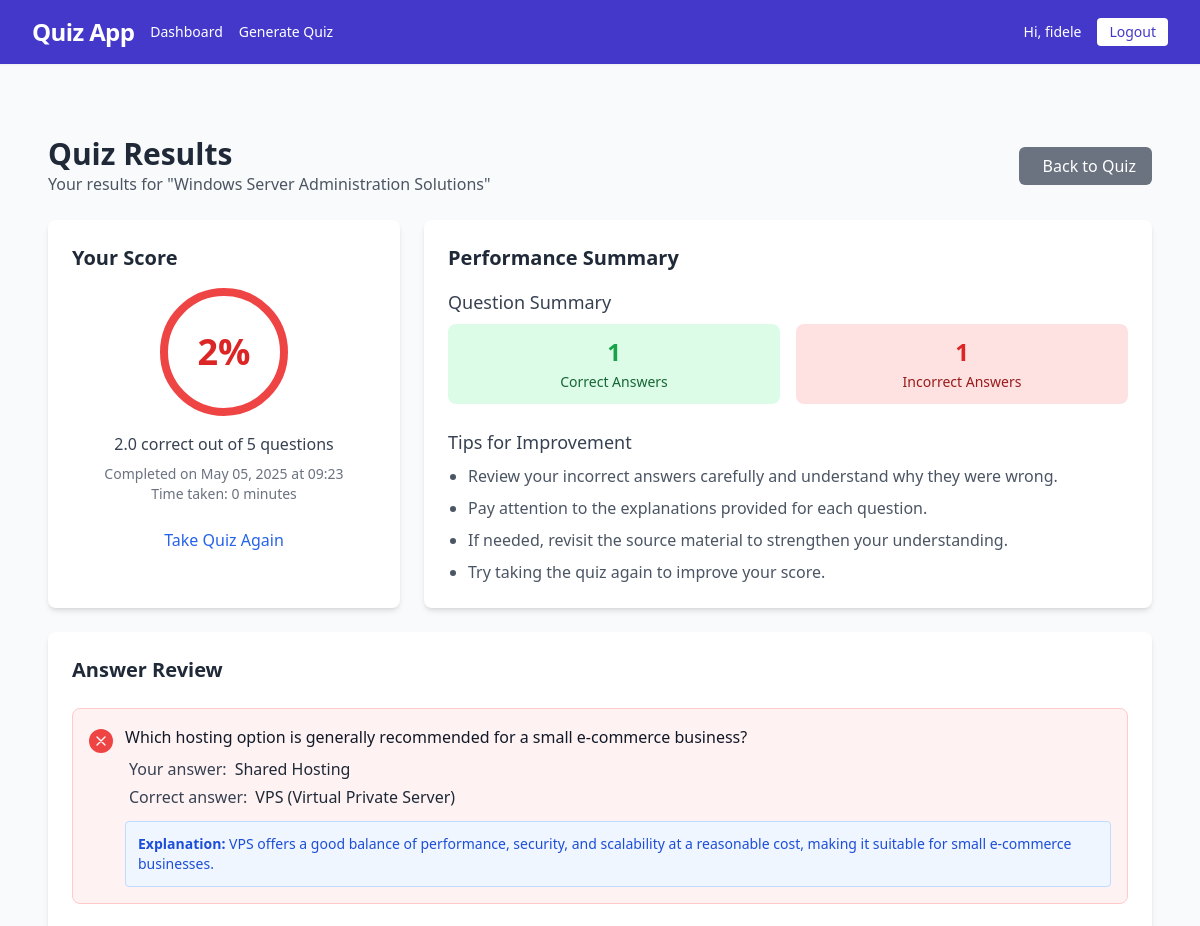
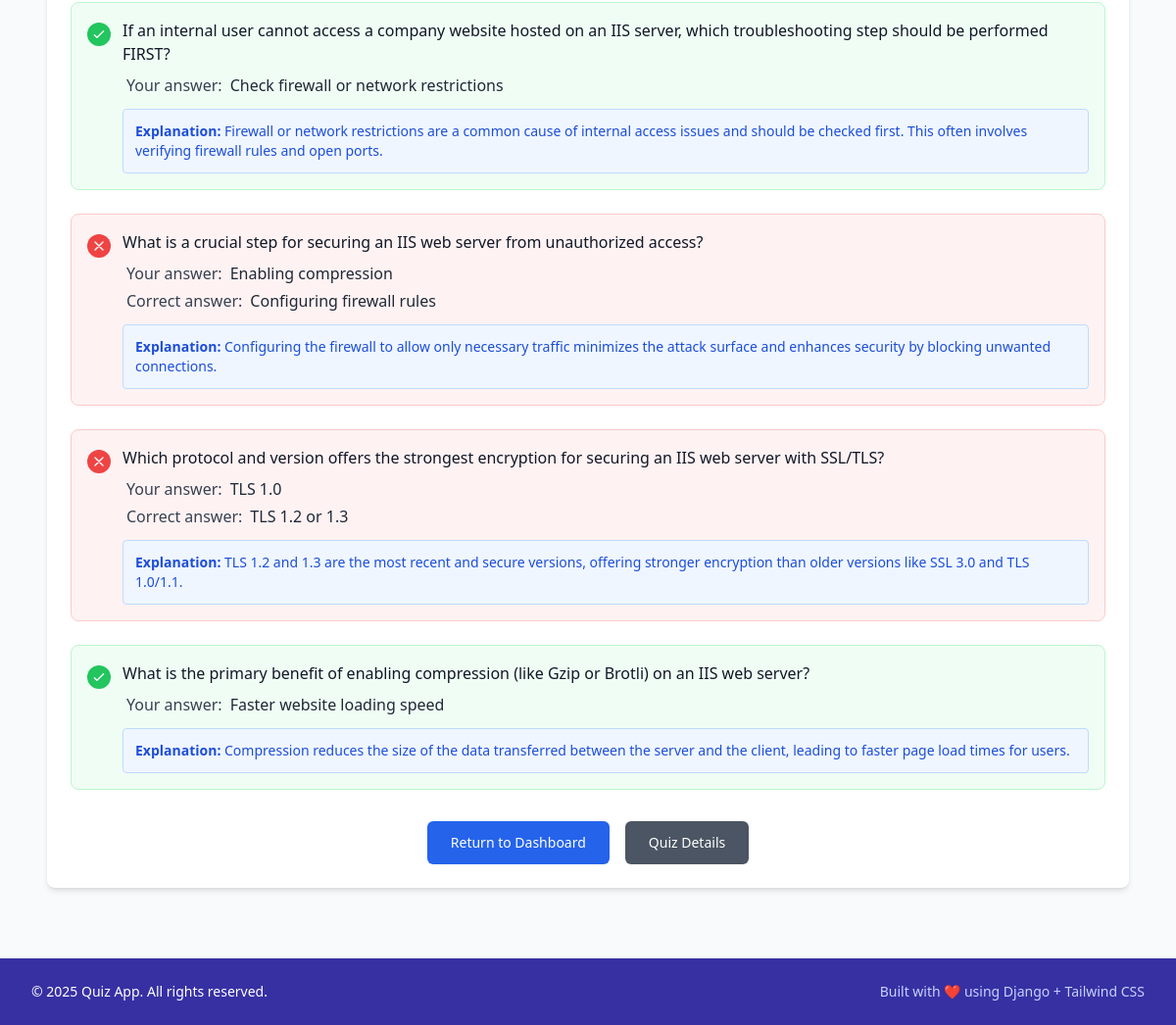
Page /quiz/attempt/1/results/ (signed in) on the committed database (2 pictures, top to bottom).
### quiz/models.py (models this page shows, shortened)
class QuizAttempt(models.Model):
    quiz = models.ForeignKey(Quiz, on_delete=models.CASCADE, related_name='attempts')
    user = models.ForeignKey(User, on_delete=models.CASCADE, related_name='quiz_attempts')
    start_time = models.DateTimeField(default=timezone.now)
    end_time = models.DateTimeField(null=True, blank=True)
    score = models.FloatField(default=0)
    max_score = models.IntegerField(default=0)

class Quiz(models.Model):
    title = models.CharField(max_length=200)
    description = models.TextField(blank=True)
    creator = models.ForeignKey(User, on_delete=models.CASCADE, related_name='created_quizzes')
    created_at = models.DateTimeField(auto_now_add=True)
    is_ai_generated = models.BooleanField(default=False)
    source_content = models.TextField(blank=True, help_text="Original content used for AI quiz generation")

class Answer(models.Model):
    attempt = models.ForeignKey(QuizAttempt, on_delete=models.CASCADE, related_name='answers')
    question = models.ForeignKey(Question, on_delete=models.CASCADE)
    selected_choice = models.ForeignKey(Choice, on_delete=models.CASCADE)
    is_correct = models.BooleanField(default=False)

class Question(models.Model):
    quiz = models.ForeignKey(Quiz, on_delete=models.CASCADE, related_name='questions')
    text = models.TextField()
    explanation = models.TextField(blank=True, help_text="Explanation of the correct answer")
    order = models.IntegerField(default=0)
    class Meta:
        ordering = ['order']

class Choice(models.Model):
    question = models.ForeignKey(Question, on_delete=models.CASCADE, related_name='choices')
    text = models.CharField(max_length=200)
    is_correct = models.BooleanField(default=False)

### quiz/views.py (the view)
# urls.py: path('attempt/<int:attempt_id>/results/', views.quiz_results, name='quiz_results'),
@login_required
def quiz_results(request, attempt_id):
    attempt = get_object_or_404(QuizAttempt, id=attempt_id)
    if attempt.user != request.user and attempt.quiz.creator != request.user:
        messages.error(request, "You don't have permission to view these results.")
        return redirect('dashboard')
    answers = Answer.objects.filter(attempt=attempt).select_related('question', 'selected_choice')
    feedback = None
    if attempt.quiz.is_ai_generated:
        user_responses = []
        for answer in answers:
            correct_choice = answer.question.choices.filter(is_correct=True).first()
            user_responses.append({
                'question_text': answer.question.text,
                'selected_choice_text': answer.selected_choice.text,
                'correct_choice_text': correct_choice.text if correct_choice else "No correct answer defined",
                'is_correct': answer.is_correct,
                'explanation': answer.question.explanation
            })
        feedback = generate_quiz_feedback(user_responses, None)
    context = {
        'attempt': attempt,
        'answers': answers,
        'feedback': feedback
    }
    return render(request, 'quiz/quiz_results.html', context)

### notifications/views.py (called while the page is built)
def notification_count(request):
    count = 0
    if request.user.is_authenticated:
        count = Notification.objects.filter(recipient=request.user, read=False).count()
    return {'notification_count': count}

### quiz/ai_utils.py (called while the page is built)
def init_gemini():
    api_key = settings.GEMINI_API_KEY
    genai.configure(api_key=api_key)
    return genai.GenerativeModel('gemini-1.5-pro')

### quiz/templates/quiz/quiz_results.html (shortened to what this page needs)
{% extends 'quiz/base.html' %}
{% block content %}
<div class="max-w-6xl mx-auto px-4 py-8">
    <div class="flex flex-col md:flex-row md:items-center md:justify-between mb-6">
        <div>
            <h1 class="text-3xl font-bold text-gray-800">Quiz Results</h1>
            <p class="text-gray-600">Your results for "{{ attempt.quiz.title }}"</p>
        </div>
        <div class="mt-4 md:mt-0 space-x-2">
            <a href="{% url 'quiz_detail' attempt.quiz.id %}" class="bg-gray-500 hover:bg-gray-600 text-white px-4 py-2 rounded-md">
                 Back to Quiz
            </a>
        </div>
    </div>
    <div class="grid grid-cols-1 md:grid-cols-3 gap-6 mb-6">
        <div class="bg-white rounded-lg shadow-md p-6">
            <h2 class="text-xl font-semibold text-gray-800 mb-4">Your Score</h2>
            <div class="flex justify-center">
                <div class="relative inline-flex">
                    {% with score_percentage=attempt.score|floatformat:0|default:0 %}
                    <div class="w-32 h-32 rounded-full border-8
                        {% if score_percentage >= 80 %}border-green-500
                        {% elif score_percentage >= 60 %}border-yellow-500
                        {% else %}border-red-500{% endif %}
                        flex items-center justify-center">
                        <span class="text-4xl font-bold
                            {% if score_percentage >= 80 %}text-green-600
                            {% elif score_percentage >= 60 %}text-yellow-600
                            {% else %}text-red-600{% endif %}">
                            {{ score_percentage }}%
                        </span>
                    </div>
                    {% endwith %}
                </div>
            </div>
            <div class="mt-4 text-center">
                <p class="text-gray-700">{{ attempt.score }} correct out of {{ attempt.max_score }} questions</p>
                <p class="text-sm text-gray-500 mt-2">
                    Completed on {{ attempt.end_time|date:"M d, Y" }} at {{ attempt.end_time|time:"H:i" }}
                </p>
                {% if attempt.start_time and attempt.end_time %}
                    <p class="text-sm text-gray-500">
                        Time taken: {{ attempt.end_time|timeuntil:attempt.start_time }}
                    </p>
                {% endif %}
            </div>
            <div class="mt-6 flex justify-center">
                <a href="{% url 'take_quiz' attempt.quiz.id %}" class="text-blue-600 hover:text-blue-900">
                    Take Quiz Again
                </a>
            </div>
        </div>
        {% if feedback %}
        <div class="bg-white rounded-lg shadow-md p-6 col-span-2">
            <h2 class="text-xl font-semibold text-gray-800 mb-4">AI Feedback</h2>
            <div class="prose max-w-none text-gray-700">
                {{ feedback|linebreaks }}
            </div>
        </div>
        {% else %}
        <div class="bg-white rounded-lg shadow-md p-6 col-span-2">
            <h2 class="text-xl font-semibold text-gray-800 mb-4">Performance Summary</h2>
            <div class="mb-6">
                <h3 class="text-lg font-medium text-gray-700 mb-2">Question Summary</h3>
                <div class="flex flex-wrap gap-4">
                    <div class="bg-green-100 rounded-lg p-3 flex-1 text-center">
                        <div class="text-green-600 font-bold text-2xl">
                            {{ answers|dictsortreversed:"is_correct"|slice:":1"|length }}
                        </div>
                        <div class="text-sm text-green-800 mt-1">Correct Answers</div>
                    </div>
                    <div class="bg-red-100 rounded-lg p-3 flex-1 text-center">
                        <div class="text-red-600 font-bold text-2xl">
                            {{ answers|dictsort:"is_correct"|slice:":1"|length }}
                        </div>
                        <div class="text-sm text-red-800 mt-1">Incorrect Answers</div>
                    </div>
                </div>
            </div>
            <div>
                <h3 class="text-lg font-medium text-gray-700 mb-2">Tips for Improvement</h3>
                <ul class="list-disc ml-5 text-gray-600 space-y-2">
                    <li>Review your incorrect answers carefully and understand why they were wrong.</li>
                    <li>Pay attention to the explanations provided for each question.</li>
                    <li>If needed, revisit the source material to strengthen your understanding.</li>
                    <li>Try taking the quiz again to improve your score.</li>
                </ul>
            </div>
        </div>
        {% endif %}
    </div>
    <div class="bg-white rounded-lg shadow-md p-6">
        <h2 class="text-xl font-semibold text-gray-800 mb-6">Answer Review</h2>
        <div class="space-y-6">
            {% for answer in answers %}
                <div class="{% if answer.is_correct %}bg-green-50 border-green-200{% else %}bg-red-50 border-red-200{% endif %} border rounded-lg p-4">
                    <div class="flex items-start">
                        <div class="{% if answer.is_correct %}bg-green-500{% else %}bg-red-500{% endif %} rounded-full p-1 mr-3 mt-1">
                            {% if answer.is_correct %}
                                <svg class="w-4 h-4 text-white" fill="none" stroke="currentColor" viewBox="0 0 24 24" xmlns="http://www.w3.org/2000/svg">
                                    <path stroke-linecap="round" stroke-linejoin="round" stroke-width="2" d="M5 13l4 4L19 7"></path>
                                </svg>
                            {% else %}
                                <svg class="w-4 h-4 text-white" fill="none" stroke="currentColor" viewBox="0 0 24 24" xmlns="http://www.w3.org/2000/svg">
                                    <path stroke-linecap="round" stroke-linejoin="round" stroke-width="2" d="M6 18L18 6M6 6l12 12"></path>
                                </svg>
                            {% endif %}
                        </div>
                        <div class="flex-1">
                            <h3 class="text-gray-900 font-medium">{{ answer.question.text }}</h3>
                            <div class="mt-2 ml-1">
                                <div class="flex flex-col space-y-1">
                                    <div class="flex items-center">
                                        <span class="font-medium text-gray-700">Your answer:</span>
                                        <span class="ml-2 text-gray-800">{{ answer.selected_choice.text }}</span>
                                    </div>
                                    {% if not answer.is_correct %}
                                        <div class="flex items-center">
                                            <span class="font-medium text-gray-700">Correct answer:</span>
                                            <span class="ml-2 text-gray-800">
                                                {% for choice in answer.question.choices.all %}
                                                    {% if choice.is_correct %}
                                                        {{ choice.text }}
                                                    {% endif %}
                                                {% endfor %}
                                            </span>
                                        </div>
                                    {% endif %}
                                </div>
                            </div>
                            {% if answer.question.explanation %}
                                <div class="mt-3 p-3 bg-blue-50 border border-blue-200 rounded text-sm text-blue-700">
                                    <span class="font-semibold">Explanation:</span>
                                    {{ answer.question.explanation }}
                                </div>
                            {% endif %}
                        </div>
                    </div>
                </div>
            {% endfor %}
        </div>
        <div class="mt-8 flex justify-center space-x-4">
            <a href="{% url 'dashboard' %}" class="bg-blue-600 hover:bg-blue-700 text-white px-6 py-3 rounded-md text-sm font-medium">
                Return to Dashboard
            </a>
            <a href="{% url 'quiz_detail' attempt.quiz.id %}" class="bg-gray-600 hover:bg-gray-700 text-white px-6 py-3 rounded-md text-sm font-medium">
                Quiz Details
            </a>
        </div>
    </div>
</div>
{% endblock %}

### quiz/templates/quiz/base.html (shortened to what this page needs)
<!DOCTYPE html>
<html lang="en">
<head>
  <script src="https://cdn.tailwindcss.com"></script>
</head>
<body class="bg-gray-50 min-h-screen flex flex-col">
  <header class="bg-indigo-700 text-white shadow-sm">
    <div class="max-w-7xl mx-auto px-4 sm:px-6 lg:px-8">
      <div class="flex justify-between items-center h-16">
        <div class="flex items-center space-x-4">
          <span class="text-2xl font-bold tracking-tight">Quiz App</span>
          <nav class="hidden md:flex space-x-4">
            <a href="{% url 'dashboard' %}" class="hover:underline hover:text-indigo-200 text-sm font-medium">Dashboard</a>
            <a href="{% url 'generate_quiz' %}" class="hover:underline hover:text-indigo-200 text-sm font-medium">Generate Quiz</a>
          </nav>
        </div>
        <div class="hidden md:flex items-center space-x-4">
          {% if user.is_authenticated %}
            <span class="text-sm font-medium">Hi, {{ user.first_name|default:user.username }}</span>
            <a href="{% url 'logout' %}" class="text-sm bg-white text-indigo-700 px-3 py-1 rounded hover:bg-indigo-100 font-medium transition">Logout</a>
          {% else %}
            <a href="{% url 'login' %}" class="text-sm font-medium hover:underline">Login</a>
          {% endif %}
        </div>
      </div>
    </div>
  </header>
  <main class="flex-1 max-w-7xl w-full mx-auto px-4 sm:px-6 lg:px-8 py-10">
    {% block content %}{% endblock %}
  </main>
  <footer class="bg-indigo-800 text-white">
    <div class="max-w-7xl mx-auto px-4 sm:px-6 lg:px-8 py-6 flex flex-col md:flex-row justify-between items-center gap-4">
      <p class="text-sm">&copy; 2025 Quiz App. All rights reserved.</p>
      <p class="text-sm text-indigo-200">Built with ❤️ using Django + Tailwind CSS</p>
    </div>
  </footer>
</body>
</html>

### rows in the picture
QuizAttempt: quiz "Windows Server Administration Solutions", score "2.0", max_score "5", end_time "May 05, 2025", end_time "09:23", end_time "0 minutes"
Answer: is_correct False (drawn), question.text "Which hosting option is generally recommended for a small e-commerce business?", selected_choice.text "Shared Hosting", question.explanation "VPS offers a good balance of performance, security, and scalability at a reasonable cost, making it suitable for small e-commerce businesses."
Choice: text "VPS (Virtual Private Server)"
Answer: is_correct True (drawn), question.text "If an internal user cannot access a company website hosted on an IIS server, which troubleshooting step should be performed FIRST?", selected_choice.text "Check firewall or network restrictions", question.explanation "Firewall or network restrictions are a common cause of internal access issues and should be checked first. This often involves verifying firewall rules and open ports."
Answer: is_correct False (drawn), question.text "What is a crucial step for securing an IIS web server from unauthorized access?", selected_choice.text "Enabling compression", question.explanation "Configuring the firewall to allow only necessary traffic minimizes the attack surface and enhances security by blocking unwanted connections."
Choice: text "Configuring firewall rules"
Answer: is_correct False (drawn), question.text "Which protocol and version offers the strongest encryption for securing an IIS web server with SSL/TLS?", selected_choice.text "TLS 1.0", question.explanation "TLS 1.2 and 1.3 are the most recent and secure versions, offering stronger encryption than older versions like SSL 3.0 and TLS 1.0/1.1."
Choice: text "TLS 1.2 or 1.3"
Answer: is_correct True (drawn), question.text "What is the primary benefit of enabling compression (like Gzip or Brotli) on an IIS web server?", selected_choice.text "Faster website loading speed", question.explanation "Compression reduces the size of the data transferred between the server and the client, leading to faster page load times for users."

### other values in the picture
{{ user.first_name|default:user.username }} "fidele"
{{ score_percentage }} "2"
{{ answers|dictsortreversed:"is_correct"|slice:":1"|length }} "1"
{{ answers|dictsort:"is_correct"|slice:":1"|length }} "1"
